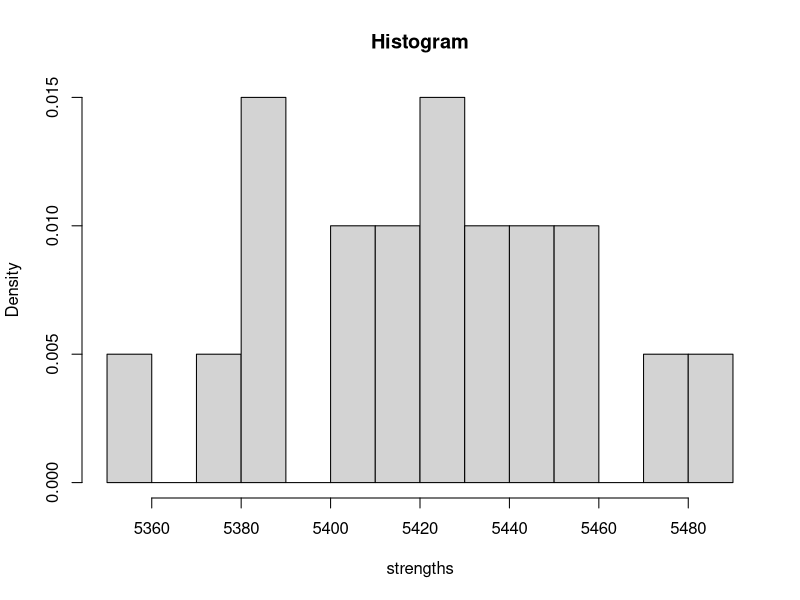

Generate this figure with R:
strengths <- c(
				5408, 5431, 5475, 5442, 5376, 5388, 5459, 5422,
				5416, 5435, 5429, 5429, 5401, 5446, 5487, 5416,
				5382, 5357, 5388, 5457)
# (првите 2 редици од целиот примерок)

hist(strengths, breaks = 10, freq = FALSE, main = "Histogram")
# Информациите кои ги прикажуваат не се истите, но може да се дојде
# до сличен заклучок, бидејќи и Stem-and-Leaf графиците прикажуваат
# која е густината за одреден интервал, исто како и во овој случај.
